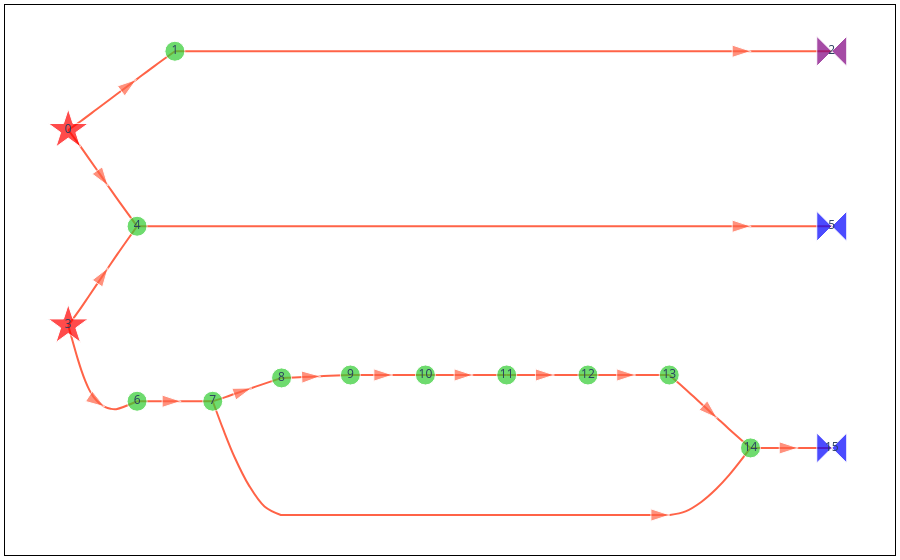

The code cell stored with this chart in its notebook:
### Code cell
samplex.draw()

### Figure 1 — Plotly figure (JSON) as saved in the notebook; plotly's stock layout.template omitted (floating-point values rounded to 4 significant figures; data arrays with more than 128 entries replaced by an {"elided": "..."} marker saying what was removed)
{"data": [{"hoverinfo": "text", "hovertext": {"elided": "163 null values"}, "line": {"color": "tomato", "shape": "spline", "smoothing": 1}, "marker": {"angleref": "previous", "size": {"elided": "163 int values"}, "symbol": {"elided": "163 str values"}}, "mode": "lines+markers", "type": "scatter", "x": {"elided": "163 float values"}, "xaxis": "x", "y": {"elided": "163 float values"}, "yaxis": "y"}, {"hoverinfo": "text", "hoverlabel": {"bgcolor": "lightyellow", "font": {"color": "black", "family": "Times New Roman"}}, "hovertext": ["<b>TwirlSamplingNode(<+lhs_0, +rhs_0>)</b><br>\n• <b>instantiates</b>: {lhs_0: (2, 'VirtualType.PAULI'), rhs_0: (2, 'VirtualType.PAULI')}<br>\n────────────────────────────<b></b><br>\n ▸ <b>LHS Register</b>: 'lhs_0'<br>\n ▸ <b>RHS Register</b>: 'rhs_0'<br>\n ▸ <b>Distribution</b>: UniformPauli(<num_subsystems=2, register_type=VirtualType.PAULI>)", "<b>SliceRegisterNode(<rhs_0(r), +z2_collect_1>)</b><br>\n• <b>reads_from</b>: {rhs_0: ([0, 1], 'VirtualType.PAULI')}<br>\n• <b>instantiates</b>: {z2_collect_1: (2, 'VirtualType.Z2')}<br>\n────────────────────────────<b></b><br>\n ▸ <b>Output Type</b>: <VirtualType.Z2: 'z2'><br>\n ▸ <b>Output Register Name</b>: z2_collect_1<br>\n ▸ <b>Input Register Name</b>: rhs_0", "<b>CollectZ2ToOutputNode(<z2_collect_1(r)>)</b><br>\n• <b>reads_from</b>: {z2_collect_1: ([0, 1], 'VirtualType.Z2')}<br>\n• <b>outputs_to</b>: {measurement_flips.c: ([0, 1], 'VirtualType.Z2')}<br>\n────────────────────────────<b></b><br>\n ▸ <b>Register Name</b>: 'z2_collect_1'<br>\n ▸ <b>Output Name</b>: measurement_flips.c<br>\n ▸ <b>Subsystem Indices</b>: [0 1]", "<b>TwirlSamplingNode(<+lhs_2, +rhs_2>)</b><br>\n• <b>instantiates</b>: {lhs_2: (2, 'VirtualType.PAULI'), rhs_2: (2, 'VirtualType.PAULI')}<br>\n────────────────────────────<b></b><br>\n ▸ <b>LHS Register</b>: 'lhs_2'<br>\n ▸ <b>RHS Register</b>: 'rhs_2'<br>\n ▸ <b>Distribution</b>: UniformPauli(<num_subsystems=2, register_type=VirtualType.PAULI>)", "<b>CombineRegistersNode(<lhs_0(r), rhs_2(r), +collect_3>)</b><br>\n• <b>reads_from</b>: {lhs_0: ([0, 1], 'VirtualType.PAULI'), rhs_2: ([0, 1], 'VirtualType.PAULI')}<br>\n• <b>instantiates</b>: {collect_3: (2, 'VirtualType.U2')}<br>\n────────────────────────────<b></b><br>\n ▸ <b>Output Type</b>: U2<br>\n ▸ <b>Output Num Subsystems</b>: 2<br>\n ▸ <b>Operands</b>: {'lhs_0': ([0, 1], [0, 1], 'VirtualType.PAULI'), 'rhs_2': ([0, 1], [0, 1], 'VirtualType.PAULI')}", "<b>CollectTemplateValues(<collect_3(r)>)</b><br>\n• <b>reads_from</b>: {collect_3: ([0, 1], 'VirtualType.U2')}<br>\n────────────────────────────<b></b><br>\n ▸ <b>Output Name</b>: 'parameter_values'<br>\n ▸ <b>Template Indices</b>: [[6, 7, 8], [9, 10, 11]]<br>\n ▸ <b>Register Name</b>: 'collect_3'<br>\n ▸ <b><class 'samplomatic.synths.synth.Synth'></b>: RzSxSynth(<num_qubits_per_subsystem=1, num_params_per_subsystem=3>)", "<b>SliceRegisterNode(<lhs_2(r), +leftwards_4>)</b><br>\n• <b>reads_from</b>: {lhs_2: ([0, 1], 'VirtualType.PAULI')}<br>\n• <b>instantiates</b>: {leftwards_4: (2, 'VirtualType.PAULI')}<br>\n────────────────────────────<b></b><br>\n ▸ <b>Output Type</b>: <VirtualType.PAULI: 'pauli'><br>\n ▸ <b>Output Register Name</b>: leftwards_4<br>\n ▸ <b>Input Register Name</b>: lhs_2", "<b>PauliPastCliffordNode(<leftwards_4(r), leftwards_4(w)>)</b><br>\n• <b>reads_from</b>: {leftwards_4: ([0, 1], 'VirtualType.PAULI')}<br>\n• <b>writes_to</b>: {leftwards_4: ([0, 1], 'VirtualType.PAULI')}<br>\n────────────────────────────<b></b><br>\n ▸ <b>Operation</b>: 'cz'<br>\n ▸ <b>Register Name</b>: 'leftwards_4'<br>\n ▸ <b>Subsystem Indices</b>: [[0, 1]]", "<b>SliceRegisterNode(<leftwards_4(r), +leftwards_5>)</b><br>\n• <b>reads_from</b>: {leftwards_4: ([0], 'VirtualType.PAULI')}<br>\n• <b>instantiates</b>: {leftwards_5: (1, 'VirtualType.U2')}<br>\n────────────────────────────<b></b><br>\n ▸ <b>Output Type</b>: <VirtualType.U2: 'u2'><br>\n ▸ <b>Output Register Name</b>: leftwards_5<br>\n ▸ <b>Input Register Name</b>: leftwards_4", "<b>RightMultiplicationNode(<leftwards_5(w)>)</b><br>\n• <b>writes_to</b>: {leftwards_5: ([0], 'VirtualType.U2')}<br>\n────────────────────────────<b></b><br>\n ▸ <b>Fixed Operand</b>: U2Register(<1, 1>)", "<b>SliceRegisterNode(<leftwards_5(r), +leftwards_6>)</b><br>\n• <b>reads_from</b>: {leftwards_5: ([0], 'VirtualType.U2')}<br>\n• <b>instantiates</b>: {leftwards_6: (1, 'VirtualType.U2')}<br>\n────────────────────────────<b></b><br>\n ▸ <b>Output Type</b>: <VirtualType.U2: 'u2'><br>\n ▸ <b>Output Register Name</b>: leftwards_6<br>\n ▸ <b>Input Register Name</b>: leftwards_5", "<b>RightMultiplicationNode(<leftwards_6(w)>)</b><br>\n• <b>writes_to</b>: {leftwards_6: ([0], 'VirtualType.U2')}<br>\n────────────────────────────<b></b><br>\n ▸ <b>Fixed Operand</b>: U2Register(<1, 1>)", "<b>SliceRegisterNode(<leftwards_6(r), +leftwards_7>)</b><br>\n• <b>reads_from</b>: {leftwards_6: ([0], 'VirtualType.U2')}<br>\n• <b>instantiates</b>: {leftwards_7: (1, 'VirtualType.U2')}<br>\n────────────────────────────<b></b><br>\n ▸ <b>Output Type</b>: <VirtualType.U2: 'u2'><br>\n ▸ <b>Output Register Name</b>: leftwards_7<br>\n ▸ <b>Input Register Name</b>: leftwards_6", "<b>RightMultiplicationNode(<leftwards_7(w)>)</b><br>\n• <b>writes_to</b>: {leftwards_7: ([0], 'VirtualType.U2')}<br>\n────────────────────────────<b></b><br>\n ▸ <b>Fixed Operand</b>: U2Register(<1, 1>)", "<b>CombineRegistersNode(<leftwards_4(r), leftwards_7(r), +collect_8>)</b><br>\n• <b>reads_from</b>: {leftwards_4: ([1], 'VirtualType.PAULI'), leftwards_7: ([0], 'VirtualType.U2')}<br>\n• <b>instantiates</b>: {collect_8: (2, 'VirtualType.U2')}<br>\n────────────────────────────<b></b><br>\n ▸ <b>Output Type</b>: U2<br>\n ▸ <b>Output Num Subsystems</b>: 2<br>\n ▸ <b>Operands</b>: {'leftwards_4': ([1], [1], 'VirtualType.PAULI'), 'leftwards_7': ([0], [0], 'VirtualType.U2')}", "<b>CollectTemplateValues(<collect_8(r)>)</b><br>\n• <b>reads_from</b>: {collect_8: ([0, 1], 'VirtualType.U2')}<br>\n────────────────────────────<b></b><br>\n ▸ <b>Output Name</b>: 'parameter_values'<br>\n ▸ <b>Template Indices</b>: [[0, 1, 2], [3, 4, 5]]<br>\n ▸ <b>Register Name</b>: 'collect_8'<br>\n ▸ <b><class 'samplomatic.synths.synth.Synth'></b>: RzSxSynth(<num_qubits_per_subsystem=1, num_params_per_subsystem=3>)"], "marker": {"color": ["red", "limegreen", "purple", "red", "limegreen", "blue", "limegreen", "limegreen", "limegreen", "limegreen", "limegreen", "limegreen", "limegreen", "limegreen", "limegreen", "blue"], "size": [30, 20, 30, 30, 20, 30, 20, 20, 20, 20, 20, 20, 20, 20, 20, 30], "symbol": ["star", "circle", "bowtie", "star", "circle", "bowtie", "circle", "circle", "circle", "circle", "circle", "circle", "circle", "circle", "circle", "bowtie"]}, "mode": "markers+text", "text": ["0", "1", "2", "3", "4", "5", "6", "7", "8", "9", "10", "11", "12", "13", "14", "15"], "type": "scatter", "x": [0.25, 2.365, 15.39, 0.25, 1.615, 15.39, 1.615, 3.115, 4.479, 5.844, 7.332, 8.943, 10.55, 12.17, 13.78, 15.39], "xaxis": "x", "y": [1.833, 2.208, 2.208, 0.9028, 1.375, 1.375, 0.5417, 0.5417, 0.6528, 0.6667, 0.6667, 0.6667, 0.6667, 0.6667, 0.3194, 0.3194], "yaxis": "y"}], "layout": {"margin": {"b": 5, "l": 5, "r": 5, "t": 5}, "paper_bgcolor": "white", "plot_bgcolor": "rgba(0,0,0,0)", "showlegend": false, "xaxis": {"anchor": "y", "domain": [0, 1], "linecolor": "black", "linewidth": 1, "mirror": true, "showgrid": false, "showline": true, "showticklabels": false, "zeroline": false}, "yaxis": {"anchor": "x", "domain": [0, 1], "linecolor": "black", "linewidth": 1, "mirror": true, "showgrid": false, "showline": true, "showticklabels": false, "zeroline": false}}}
